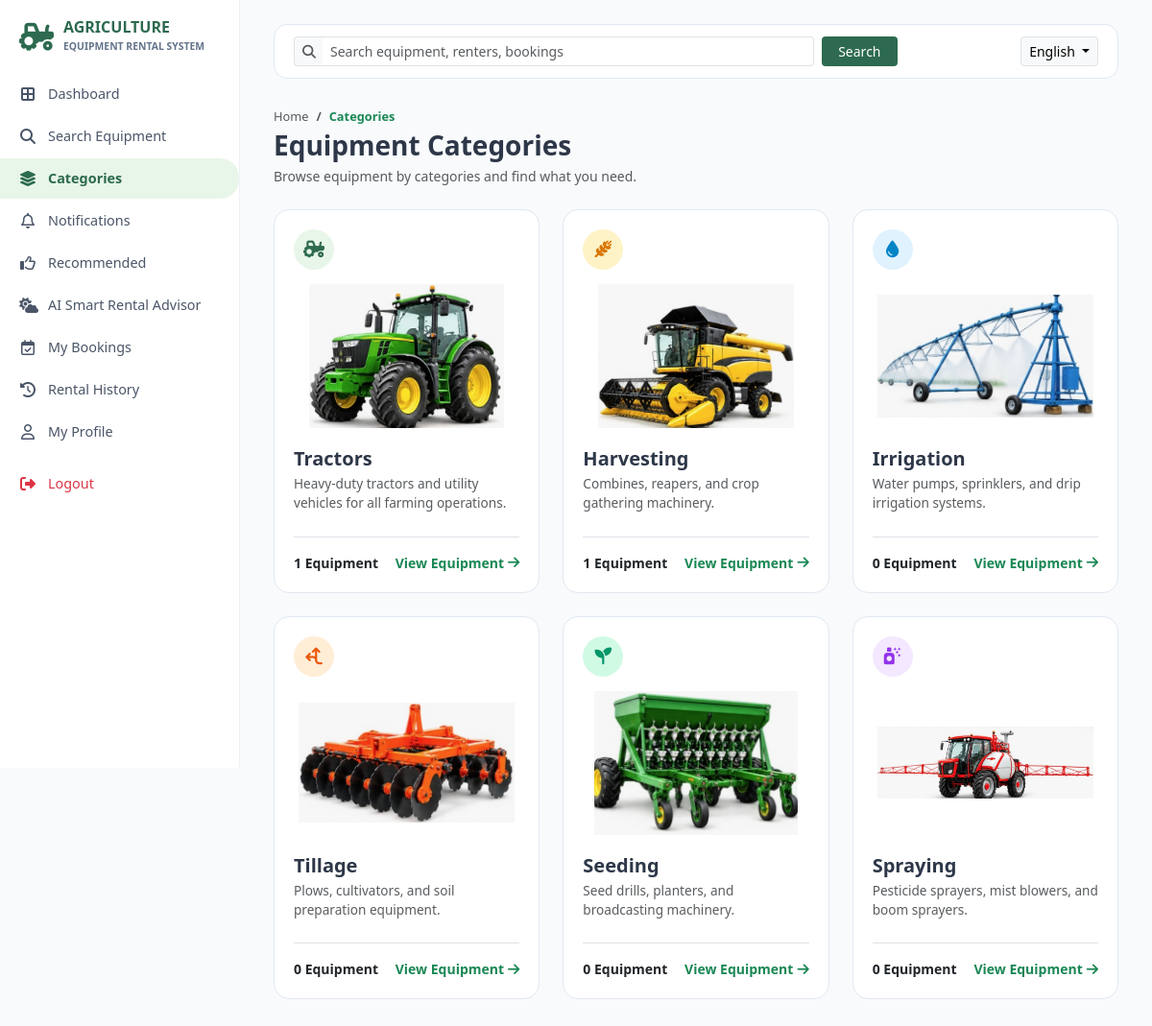
The app's page /categories.php (signed in) with its own data.
### tables this page shows
CREATE TABLE `categories` (
  `category_id` int(11) NOT NULL,
  `category_name` varchar(50) NOT NULL,
  `description` text DEFAULT NULL,
  `image` varchar(255) DEFAULT NULL,
  `icon_class` varchar(50) DEFAULT 'fa-tractor'
);

### includes/lang.php (called while the page is built, shortened)
<?php
$current_lang = $_SESSION['lang'] ?? 'en';
function __($key) {
    global $translations, $current_lang;
    return $translations[$current_lang][$key] ?? $translations['en'][$key] ?? $key;
}
?>

### categories.php (the view, shortened to what this page needs)
<?php
require_once 'includes/lang.php';
$cat_query = "SELECT * FROM categories ORDER BY category_id ASC";
$cat_res = mysqli_query($conn, $cat_query);
?>
<!DOCTYPE html>
<html lang="<?= $current_lang; ?>">
<head>
    <link
        href="https://cdn.jsdelivr.net/npm/bootstrap@5.3.2/dist/css/bootstrap.min.css"
        rel="stylesheet"
    >
    <link
        rel="stylesheet"
        href="https://cdnjs.cloudflare.com/ajax/libs/font-awesome/6.4.2/css/all.min.css"
    >
</head>
<body>
    <?php include 'renter_sidebar.php'; ?>
    <div class="main-wrapper">
        <div class="top-navbar">
            <form
                action="search_equipment.php"
                method="GET"
                class="d-flex w-75 gap-2 align-items-center"
            >
                <div class="input-group input-group-sm">
                    <span class="input-group-text bg-light border-end-0">
                        <i class="fa-solid fa-magnifying-glass text-muted"></i>
                    </span>
                    <input
                        type="text"
                        name="q"
                        class="form-control border-start-0"
                        placeholder="<?php echo __('search_placeholder', 'Search equipment...'); ?>"
                        required
                    >
                </div>
                <button
                    type="submit"
                    class="btn btn-sm text-white px-3"
                    style="background-color: #2d6a4f;"
                >
                    <?php echo __('search', 'Search'); ?>
                </button>
            </form>
            <div class="d-flex align-items-center gap-3">
                <div class="dropdown">
                    <button
                        class="btn btn-sm btn-light border dropdown-toggle"
                        type="button"
                        data-bs-toggle="dropdown"
                    >
                        <?php
                        if ($current_lang == 'kn') {
                            echo 'ಕನ್ನಡ';
                        } elseif ($current_lang == 'hi') {
                            echo 'हिन्दी';
                        } else {
                            echo 'English';
                        }
                        ?>
                    </button>
                </div>
            </div>
        </div>
        <div class="d-flex justify-content-between align-items-center mb-4">
            <div>
                <nav aria-label="breadcrumb">
                    <ol
                        class="breadcrumb mb-1"
                        style="font-size: 0.8rem;"
                    >
                        <li class="breadcrumb-item">
                            <a
                                href="renter_dashboard.php"
                                class="text-muted text-decoration-none"
                            >
                                <?php echo __('home', 'Home'); ?>
                            </a>
                        </li>
                        <li class="breadcrumb-item active text-success fw-semibold">
                            <?php echo __('categories', 'Categories'); ?>
                        </li>
                    </ol>
                </nav>
                <h3 class="fw-bold mb-1">
                    <?php echo __('equipment_categories', 'Equipment Categories'); ?>
                </h3>
                <p class="text-muted small mb-0">
                    <?php
                    echo __('browse_categories_desc', 'Browse equipment by categories and find what you need.');
                    ?>
                </p>
            </div>
        </div>
        <div class="row g-4 mb-4">
            <?php if ($cat_res && mysqli_num_rows($cat_res) > 0): ?>
                <?php while ($cat = mysqli_fetch_assoc($cat_res)): ?>
                    <?php
                    $original_name = trim($cat['category_name']);
                    $original_desc = trim($cat['description']);
                    $lower_name = strtolower($original_name);
                    $lang_key = '';
                    $desc_key = '';
                    if (str_contains($lower_name, 'tractor')) {
                        $lang_key = 'cat_tractors';
                        $desc_key = 'desc_tractors';
                    } elseif (str_contains($lower_name, 'harvest')) {
                        $lang_key = 'cat_harvesting';
                        $desc_key = 'desc_harvesting';
                    } elseif (str_contains($lower_name, 'irrigat')) {
                        $lang_key = 'cat_irrigation';
                        $desc_key = 'desc_irrigation';
                    } elseif (str_contains($lower_name, 'till')) {
                        $lang_key = 'cat_tillage';
                        $desc_key = 'desc_tillage';
                    } elseif (str_contains($lower_name, 'seed')) {
                        $lang_key = 'cat_seeding';
                        $desc_key = 'desc_seeding';
                    } elseif (str_contains($lower_name, 'spray')) {
                        $lang_key = 'cat_spraying';
                        $desc_key = 'desc_spraying';
                    }
                    $display_name = ($lang_key && function_exists('__'))
                        ? __($lang_key, $original_name)
                        : $original_name;
                    $display_desc = ($desc_key && function_exists('__'))
                        ? __($desc_key, $original_desc)
                        : $original_desc;
                    $base_name = rtrim(strtolower($original_name), 's');
                    $searchTerm = '%' . $base_name . '%';
                    $q_equip = "SELECT COUNT(*) AS total FROM equipment WHERE LOWER(category) LIKE '$searchTerm'";
                    $res_equip = mysqli_query($conn, $q_equip);
                    $row_equip = mysqli_fetch_assoc($res_equip);
                    $eq_count = (int)($row_equip['total'] ?? 0);
                    if (str_contains($lower_name, 'tractor')) {
                        $cat_img = 'images/tractor.png';
                        $circle_bg = '#e8f5e9';
                        $circle_color = '#2d6a4f';
                        $circle_icon = 'fa-solid fa-tractor';
                    } elseif (str_contains($lower_name, 'harvest')) {
                        $cat_img = 'images/harvesting.png';
                        $circle_bg = '#fef3c7';
                        $circle_color = '#d97706';
                        $circle_icon = 'fa-solid fa-wheat-awn';
                    } elseif (str_contains($lower_name, 'irrigat')) {
                        $cat_img = 'images/irrigation.png';
                        $circle_bg = '#e0f2fe';
                        $circle_color = '#0284c7';
                        $circle_icon = 'fa-solid fa-droplet';
                    } elseif (str_contains($lower_name, 'till')) {
                        $cat_img = 'images/tillage.png';
                        $circle_bg = '#ffedd5';
                        $circle_color = '#ea580c';
                        $circle_icon = 'fa-solid fa-arrows-split-up-and-left';
                    } elseif (str_contains($lower_name, 'seed')) {
                        $cat_img = 'images/seeding.png';
                        $circle_bg = '#d1fae5';
                        $circle_color = '#059669';
                        $circle_icon = 'fa-solid fa-seedling';
                    } else {
                        $cat_img = 'images/spraying.png';
                        $circle_bg = '#f3e8ff';
                        $circle_color = '#9333ea';
                        $circle_icon = 'fa-solid fa-spray-can-sparkles';
                    }
                    ?>
                    <div class="col-lg-4 col-md-6">
                        <div class="cat-card">
                            <div>
                                <div class="cat-header-row">
                                    <div
                                        class="cat-circle-icon"
                                        style="background-color: <?= $circle_bg; ?>; color: <?= $circle_color; ?>;"
                                    >
                                        <i class="<?= $circle_icon; ?>"></i>
                                    </div>
                                </div>
                                <div class="cat-img-container">
                                    <img
                                        src="<?= $cat_img; ?>"
                                        alt="<?= htmlspecialchars($display_name); ?>"
                                        onerror="this.src='images/tractor.png'"
                                    >
                                </div>
                                <h5 class="fw-bold mb-1">
                                    <?= htmlspecialchars($display_name); ?>
                                </h5>
                                <p
                                    class="text-muted small mb-3"
                                    style="font-size: 0.85rem;"
                                >
                                    <?= htmlspecialchars($display_desc); ?>
                                </p>
                            </div>
                            <div
                                class="d-flex align-items-center justify-content-between pt-3 border-top mt-2"
                            >
                                <span class="text-dark fw-bold small">
                                    <?= (int)$eq_count; ?>
                                    <?php echo __('equipment_label', 'Equipment'); ?>
                                </span>
                                <a
                                    href="category_items.php?category=<?= urlencode($original_name); ?>"
                                    class="text-success fw-bold text-decoration-none small d-flex align-items-center gap-1"
                                >
                                    <?php echo __('view_equipment', 'View Equipment'); ?>
                                    <i class="fa-solid fa-arrow-right"></i>
                                </a>
                            </div>
                        </div>
                    </div>
                <?php endwhile; ?>
            <?php endif; ?>
        </div>
    </div>
</body>
</html>

### records on screen
categories: shows a picture, category_name "Tractors", description "Heavy-duty tractors and utility vehicles for all farming operations.", eq_count "1"
categories: shows a picture, category_name "Harvesting", description "Combines, reapers, and crop gathering machinery.", eq_count "1"
categories: shows a picture, category_name "Irrigation", description "Water pumps, sprinklers, and drip irrigation systems.", eq_count "0"
categories: shows a picture, category_name "Tillage", description "Plows, cultivators, and soil preparation equipment.", eq_count "0"
categories: shows a picture, category_name "Seeding", description "Seed drills, planters, and broadcasting machinery.", eq_count "0"
categories: shows a picture, category_name "Spraying", description "Pesticide sprayers, mist blowers, and boom sprayers.", eq_count "0"

### other values on screen
__('brand_main') "AGRICULTURE"
__('brand_sub') "EQUIPMENT RENTAL SYSTEM"
__('dashboard') "Dashboard"
__('search_equipment') "Search Equipment"
__('categories') "Categories"
__('notifications') "Notifications"
__('recommended') "Recommended"
__('weather_advisor') "AI Smart Rental Advisor"
__('my_bookings') "My Bookings"
__('rental_history') "Rental History"
__('my_profile') "My Profile"
__('logout') "Logout"
__('search', 'Search') "Search"
__('home', 'Home') "Home"
__('categories', 'Categories') "Categories"
